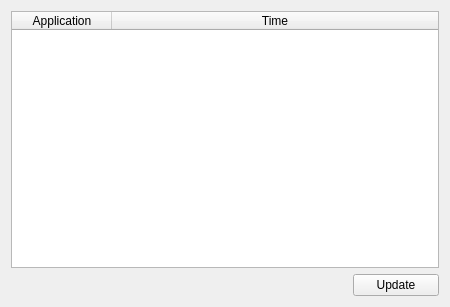
<?xml version="1.0" encoding="UTF-8"?>
<ui version="4.0">
 <class>screen_time_tab</class>
 <widget class="QWidget" name="screen_time_tab">
  <property name="geometry">
   <rect>
    <x>0</x>
    <y>0</y>
    <width>450</width>
    <height>307</height>
   </rect>
  </property>
  <property name="windowTitle">
   <string>Screen Time Tab</string>
  </property>
  <layout class="QHBoxLayout" name="horizontalLayout">
   <item>
    <layout class="QVBoxLayout" name="verticalLayout_4">
     <item>
      <widget class="QTableWidget" name="screen_time_table_widget">
       <attribute name="horizontalHeaderCascadingSectionResizes">
        <bool>false</bool>
       </attribute>
       <attribute name="horizontalHeaderStretchLastSection">
        <bool>true</bool>
       </attribute>
       <attribute name="verticalHeaderShowSortIndicator" stdset="0">
        <bool>false</bool>
       </attribute>
       <attribute name="verticalHeaderStretchLastSection">
        <bool>false</bool>
       </attribute>
       <column>
        <property name="text">
         <string>Application</string>
        </property>
       </column>
       <column>
        <property name="text">
         <string>Time</string>
        </property>
       </column>
      </widget>
     </item>
     <item>
      <layout class="QHBoxLayout" name="horizontalLayout_9" stretch="4,1">
       <item>
        <spacer name="horizontalSpacer">
         <property name="orientation">
          <enum>Qt::Horizontal</enum>
         </property>
         <property name="sizeHint" stdset="0">
          <size>
           <width>40</width>
           <height>20</height>
          </size>
         </property>
        </spacer>
       </item>
       <item>
        <widget class="QPushButton" name="update_screen_time_button">
         <property name="text">
          <string>Update</string>
         </property>
        </widget>
       </item>
      </layout>
     </item>
    </layout>
   </item>
  </layout>
 </widget>
 <resources/>
 <connections/>
</ui>
